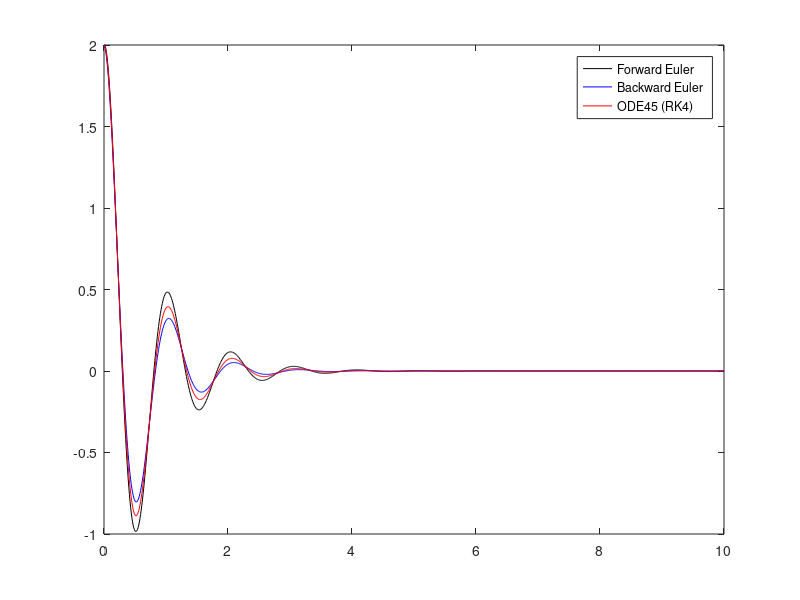

Write the MATLAB code that produced this figure.
clear all; close all
% play around with different 'd' and 'dt' to see various behavior!

w = 2*pi; % natural frequency
d = .25;  % damping ratio

% spring-mass-damper system
A = [0 1; -w^2 -2*d*w];  % \dot{x} = Ax

dt = 0.01;  % time step
T = 10;     % amount of time to integrate

x0 = [2; 0]; % initial condition (x=2, v=0)

% iterate forward Euler
xF(:,1) = x0;
tF(1) = 0;
for k=1:T/dt
    tF(k+1) = k*dt;
    xF(:,k+1) = (eye(2) + dt*A)*xF(:,k);
end

plot(tF,xF(1,:),'k')

% iterate backward Euler
xB(:,1) = x0;
tB(1) = 0;
for k=1:T/dt
   tB(k+1) = k*dt;
   xB(:,k+1) = inv(eye(2) - A*dt)*xB(:,k); % should probably pre-compute inverse for efficiency sake
end
hold on
plot(tB,xB(1,:),'b')

% compute better integral using built-in Matlab code
% 4th-order Runge Kutta 
% [TOUT,YOUT] = ODE45(ODEFUN,TSPAN,Y0)
[t,xGood] = ode45( @(t,x) A*x, 0:dt:T, x0); % 
% using function handle to define @(t,x) A*x... right-hand side
% of \dot{x} = Ax... ode45 wants us to include time in @(t,x), in 
% case there is time dependence.
hold on
plot(t,xGood(:,1),'r')
legend('Forward Euler','Backward Euler','ODE45 (RK4)')